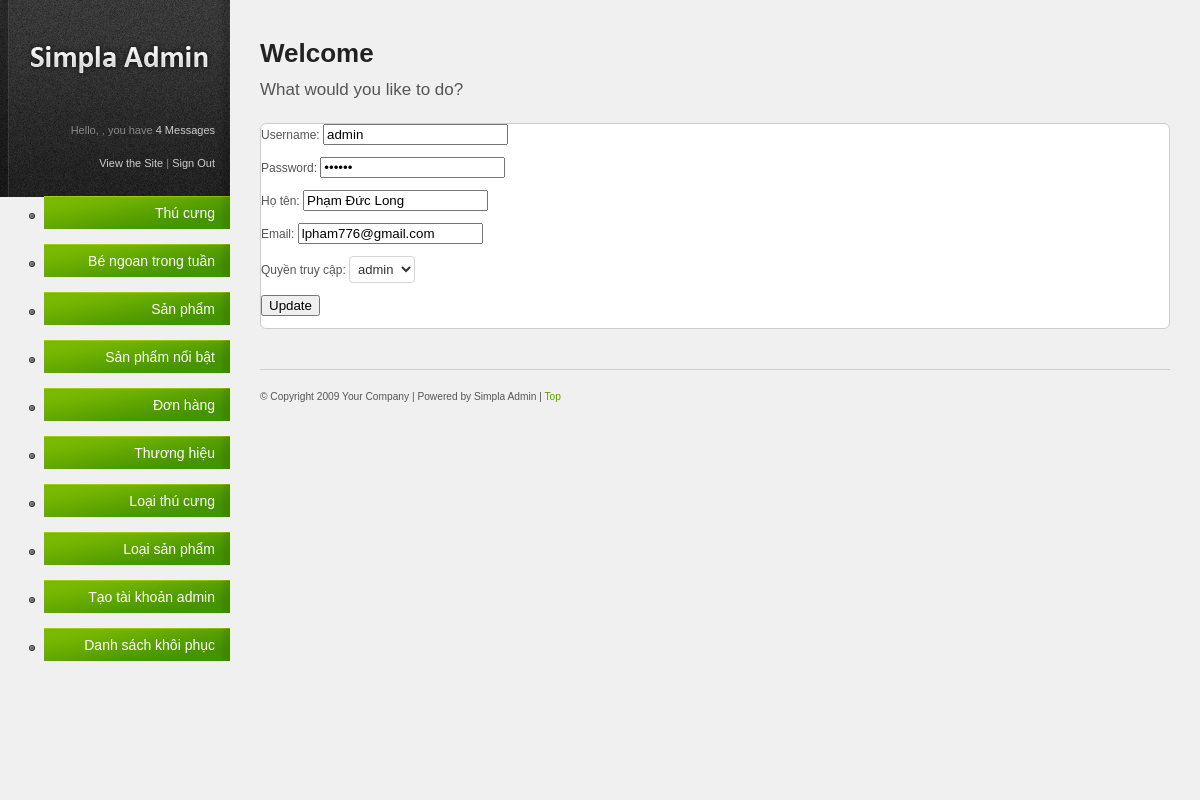
/admin/edit_tk.php?username=admin, run on the app's committed database.
### tables this page shows
CREATE TABLE `quantri` (
  `username` varchar(30) NOT NULL,
  `password` varchar(50) DEFAULT NULL,
  `hoten` varchar(100) NOT NULL,
  `email` varchar(50) NOT NULL,
  `quyen` int(1) NOT NULL COMMENT '1:superadmin,2:staff,3:client',
  `xoa` tinyint(1) NOT NULL DEFAULT '0',
  PRIMARY KEY (`username`)
);

### admin/edit_tk.php (the view, shortened to what this page needs)
<?php
include './pdo.php';
$m = isset($_GET['username'])?$_GET['username']:'';
$sql="select * from quantri  where username= ? ";
$a =[$m];
$objStatement= $objPDO->prepare($sql);
$objStatement->execute($a);
$data1 = $objStatement->fetch(PDO::FETCH_OBJ);
?>
<!DOCTYPE html PUBLIC "-//W3C//DTD XHTML 1.0 Strict//EN" "http://www.w3.org/TR/xhtml1/DTD/xhtml1-strict.dtd">
<html xmlns="http://www.w3.org/1999/xhtml">
	<?php
		include './pages/head.php';
	?>
	<body>
    <div id="main-content">
		<?php
			include './pages/sidebar.php';
		?>
			<h2>Welcome</h2>
			<p id="page-intro">What would you like to do?</p>
			<div class="content-box">
			<form action="update_tk.php" method='post' entype='multipart/form-data'>
                Username: <input type="text" name='username' value='<?php echo $data1->username ?>' readonly> <br><br>
                Password: <input type="password" name='password' value='<?php echo $data1->password ?>'> <br><br>
				Họ tên: <input type="text" name='hoten' value='<?php echo $data1->hoten ?>'> <br><br>
				Email: <input type="text" name='email' value='<?php echo $data1->email ?>'> <br><br>
				Quyền truy cập: <select name="quyen" id="">
							<option value="1">admin</option>
							</select><br><br>
                <input type="submit" name="sm" value="Update"><br><br>
            </form>
			</div>
			<div id="footer">
				<small>
						&#169; Copyright 2009 Your Company | Powered by Simpla Admin</a> | <a href="#">Top</a>
				</small>
			</div>
		</div>
</body>
</html>

### admin/resources/css/style.css (style rules this page uses)
html { font-size: 100%; height: 100%; margin-bottom: 1px; }
body { font-family: Arial, Helvetica, sans-serif; color: #555; background: #f0f0f0 url('../images/bg_login.html') top left repeat-y; font-size: 12px; }
h1, h2, h3, h4, h5, h6 { font-family: Helvetica, Arial, sans-serif; color: #222; font-weight: bold; }
h2 { font-size: 26px; padding: 0 0 10px 0; }
a { color: #57a000; text-decoration: none; }
small { font-size: 0.85em; }
p { padding: 5px 0 10px 0; line-height: 1.6em; }
#main-content { margin: 0 30px 0 260px; padding: 40px 0 0 0; }
#page-intro { font-size: 17px; padding: 0 0 20px 0; }
#footer { border-top: 1px solid #ccc; margin: 40px 0 0 0; padding: 20px 0; font-size: 12px; }
.content-box { border: 1px solid #ccc; margin: 0 0 20px 0; background: #fff; }
form input.text-input, form select, form textarea, form .wysiwyg { padding: 6px; font-size: 13px; background: #fff url('../images/bg-form-field.gif') top left repeat-x; border: 1px solid #d5d5d5; color: #333; }
form select { padding: 4px; background: #fff; }

### admin/resources/css/invalid.css (style rules this page uses)
.button, #main-content table tfoot td .bulk-actions select, .pagination a.number, form input.text-input, form textarea, form .wysiwyg, form select, .dp-popup { -moz-border-radius: 4px; -webkit-border-radius: 4px; border-radius: 4px; }
.content-box, .content-box-header, ul.content-box-tabs li a.current, .shortcut-button, .notification { -moz-border-radius: 6px; -webkit-border-radius: 6px; border-radius: 6px; }

### data on the page
quantri: username "admin", hoten "Phạm Đức Long", email "lpham776@gmail.com"

### other printed values
$n "4"
